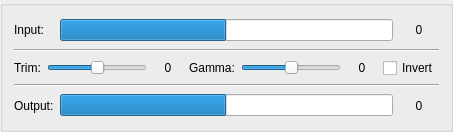
<?xml version="1.0" encoding="UTF-8"?>
<ui version="4.0">
 <class>InputAxisGroupBox</class>
 <widget class="QGroupBox" name="InputAxisGroupBox">
  <property name="geometry">
   <rect>
    <x>0</x>
    <y>0</y>
    <width>430</width>
    <height>132</height>
   </rect>
  </property>
  <layout class="QVBoxLayout" name="verticalLayout">
   <item>
    <layout class="QHBoxLayout" name="horizontalLayout">
     <item>
      <widget class="QLabel" name="label">
       <property name="minimumSize">
        <size>
         <width>40</width>
         <height>0</height>
        </size>
       </property>
       <property name="text">
        <string>Input:</string>
       </property>
      </widget>
     </item>
     <item>
      <widget class="QProgressBar" name="pbarInValue">
       <property name="minimum">
        <number>-1000</number>
       </property>
       <property name="maximum">
        <number>1000</number>
       </property>
       <property name="value">
        <number>0</number>
       </property>
       <property name="textVisible">
        <bool>false</bool>
       </property>
       <property name="format">
        <string/>
       </property>
      </widget>
     </item>
     <item>
      <widget class="QLabel" name="labelInput">
       <property name="minimumSize">
        <size>
         <width>40</width>
         <height>0</height>
        </size>
       </property>
       <property name="text">
        <string>0</string>
       </property>
       <property name="alignment">
        <set>Qt::AlignCenter</set>
       </property>
      </widget>
     </item>
    </layout>
   </item>
   <item>
    <widget class="Line" name="line">
     <property name="orientation">
      <enum>Qt::Horizontal</enum>
     </property>
    </widget>
   </item>
   <item>
    <layout class="QHBoxLayout" name="horizontalLayout_3">
     <item>
      <widget class="QLabel" name="label_3">
       <property name="text">
        <string>Trim:</string>
       </property>
      </widget>
     </item>
     <item>
      <widget class="QSlider" name="sliderTrim">
       <property name="minimumSize">
        <size>
         <width>100</width>
         <height>0</height>
        </size>
       </property>
       <property name="minimum">
        <number>-300</number>
       </property>
       <property name="maximum">
        <number>300</number>
       </property>
       <property name="orientation">
        <enum>Qt::Horizontal</enum>
       </property>
       <property name="tickPosition">
        <enum>QSlider::NoTicks</enum>
       </property>
      </widget>
     </item>
     <item>
      <widget class="QLabel" name="labelTrim">
       <property name="minimumSize">
        <size>
         <width>30</width>
         <height>0</height>
        </size>
       </property>
       <property name="text">
        <string>0</string>
       </property>
       <property name="alignment">
        <set>Qt::AlignCenter</set>
       </property>
      </widget>
     </item>
     <item>
      <widget class="QLabel" name="label_4">
       <property name="text">
        <string>Gamma:</string>
       </property>
      </widget>
     </item>
     <item>
      <widget class="QSlider" name="sliderGamma">
       <property name="minimumSize">
        <size>
         <width>100</width>
         <height>0</height>
        </size>
       </property>
       <property name="minimum">
        <number>-90</number>
       </property>
       <property name="maximum">
        <number>90</number>
       </property>
       <property name="orientation">
        <enum>Qt::Horizontal</enum>
       </property>
      </widget>
     </item>
     <item>
      <widget class="QLabel" name="labelGamma">
       <property name="minimumSize">
        <size>
         <width>30</width>
         <height>0</height>
        </size>
       </property>
       <property name="text">
        <string>0</string>
       </property>
       <property name="alignment">
        <set>Qt::AlignCenter</set>
       </property>
      </widget>
     </item>
     <item>
      <widget class="QCheckBox" name="checkInvert">
       <property name="text">
        <string>Invert</string>
       </property>
      </widget>
     </item>
    </layout>
   </item>
   <item>
    <widget class="Line" name="line_2">
     <property name="orientation">
      <enum>Qt::Horizontal</enum>
     </property>
    </widget>
   </item>
   <item>
    <layout class="QHBoxLayout" name="horizontalLayout_2">
     <item>
      <widget class="QLabel" name="label_2">
       <property name="minimumSize">
        <size>
         <width>40</width>
         <height>0</height>
        </size>
       </property>
       <property name="text">
        <string>Output:</string>
       </property>
      </widget>
     </item>
     <item>
      <widget class="QProgressBar" name="pbarOutValue">
       <property name="minimum">
        <number>-1000</number>
       </property>
       <property name="maximum">
        <number>1000</number>
       </property>
       <property name="value">
        <number>0</number>
       </property>
       <property name="textVisible">
        <bool>false</bool>
       </property>
       <property name="format">
        <string/>
       </property>
      </widget>
     </item>
     <item>
      <widget class="QLabel" name="labelOutput">
       <property name="minimumSize">
        <size>
         <width>40</width>
         <height>0</height>
        </size>
       </property>
       <property name="text">
        <string>0</string>
       </property>
       <property name="alignment">
        <set>Qt::AlignCenter</set>
       </property>
      </widget>
     </item>
    </layout>
   </item>
  </layout>
 </widget>
 <resources/>
 <connections/>
</ui>
